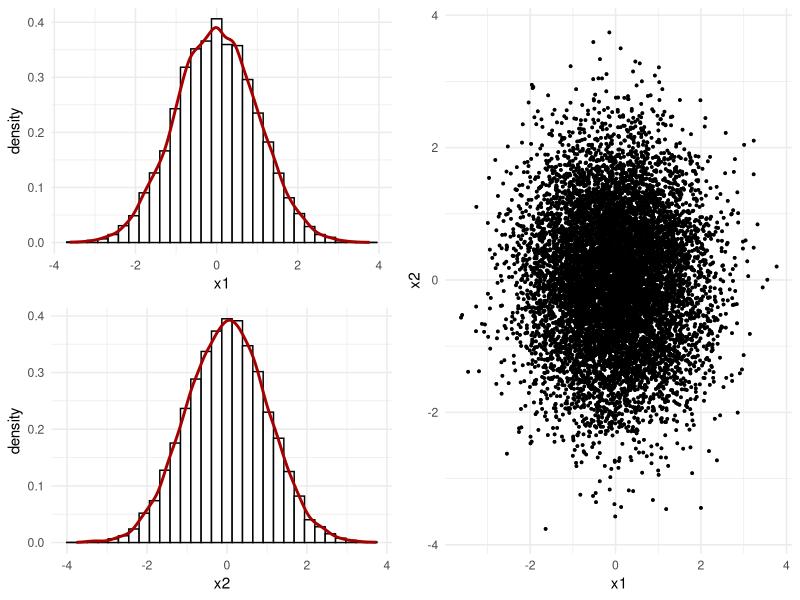

Here is the R script that generated this plot:
#-----------------------
# Box-Muller transform
#-----------------------

# 1. generate uniform vectors
n = 10000
set.seed(2023)
u1 = runif(n)
u2 = runif(n)

# 2. define Box-Müller transform function
x1 = sqrt(-2*log(u1))*cos(2*pi*u2)
x2 = sqrt(-2*log(u1))*sin(2*pi*u2)
x = data.frame(x1, x2)

# 3. print first lines of dataset 
data = x
data[1:6,]
#          x1         x2
# 1  1.139567 -0.4752820
# 2 -1.449969  0.2893102
# 3 -1.791041  0.6499395
# 4 -1.255448  0.5252876
# 5  2.625178 -0.3092095
# 6  1.735641 -1.1015367

# 4. plotting

library(ggplot2)

p1<- ggplot(data, aes(x = x1)) + 
  geom_histogram(aes(y = ..density..),
                 colour = 1, fill = "white") +
  geom_density(lwd = 1, colour = "#a50101") + theme_minimal()

p2<- ggplot(data, aes(x = x2)) + 
  geom_histogram(aes(y = ..density..),
                 colour = 1, fill = "white") +
  geom_density(lwd = 1, colour = "#a50101") + theme_minimal()

p3<- ggplot(data, mapping = aes(x = x1, y = x2)) +
  geom_point(size = 0.6) + 
  geom_jitter(alpha = 0.75, size = 0.6) + theme_minimal()

library(gridExtra)

grid.arrange(arrangeGrob(p1, p2), 
             arrangeGrob(p3, ncol=1), 
             ncol=2, widths=c(1,1))

#----
# end
#----
